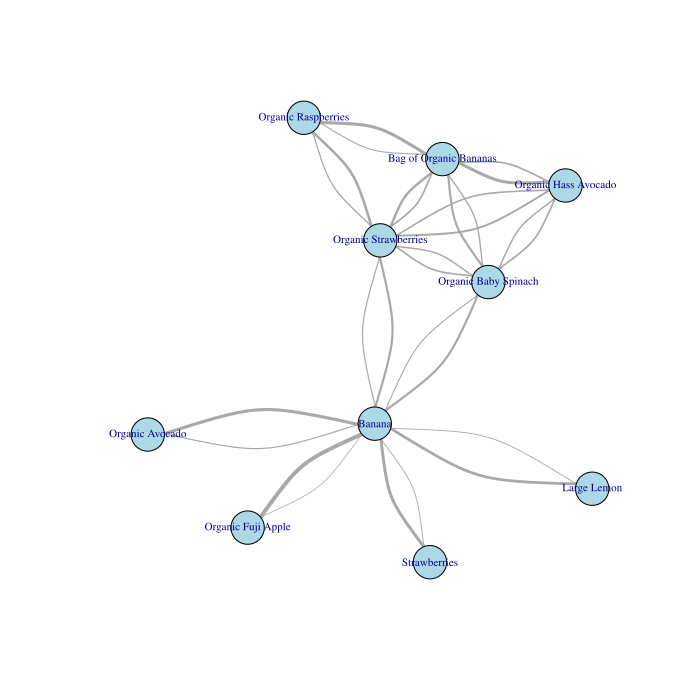

Recreate this plot in R.
library(sparklyr)
library(dplyr)
library(readr)
library(purrr)
library(igraph)
library(visNetwork)

spark_install(version = "3.0.0")
# FPGrowth in Spark -------------------------------------------------------


# Spark properties
conf <- spark_config()
conf$`sparklyr.cores.local` <- 4
conf$`sparklyr.shell.driver-memory` <- "8G"
conf$`spark.memory.fraction` <- 0.9
sc <- spark_connect(master = "local", version = "3.0.0", config = conf)

# this is our data from Instacart
orders <- spark_read_csv(sc, "orders", "./input/order_products__prior.csv")
orders_wide <- orders %>%
    group_by(order_id) %>%
    summarise(items = collect_list(product_id))

# use FP Growth
fpg.fit <- ml_fpgrowth(orders_wide, items_col = "items", min_confidence = .03, min_support = .01)
rules <- ml_association_rules(fpg.fit) %>% collect()

# these are our rules
asso <-
    tibble(
        antecedent = unlist(rules$antecedent),
        consequent = unlist(rules$consequent),
        confidence = rules$confidence
    )

# remember to close connection
spark_disconnect_all()


# iGraph ------------------------------------------------------------------

# get product names
products <- read_csv("./input/products.csv")

# bind to nodes
nodes <- data.frame(id = unique(asso$antecedent, asso$consequent)) %>%
    distinct() %>%
    left_join(products, by = c("id" = "product_id")) %>%
    select(id, label = product_name)

edges <- asso %>% mutate(weight = confidence * 10)

df.g <- graph_from_data_frame(edges, directed = TRUE, vertices = nodes)
plot(
    df.g,
    edge.arrow.size = .1,
    edge.curved = .3,
    edge.width = edges$weight,
    vertex.color = "lightblue",
    vertex.label.color = "darkblue",
    vertex.label.cex = .7,
    edge.label.cex = .7
)


# VisNetwork --------------------------------------------------------------


nodes <- data.frame(id = unique(asso$antecedent, asso$consequent)) %>%
    distinct() %>%
    left_join(products, by = c("id" = "product_id")) %>%
    select(id, label = product_name)

edges <- asso %>%
    mutate(width = confidence * 20,
           smooth = TRUE, arrows = "to",
           label = format(confidence, digits = 2)) %>%
    rename(from = antecedent, to = consequent)

visNetwork(nodes, edges, height = "600px", width = "100%")


# Finding Subgroups -------------------------------------------------------


net.sym <- as.undirected(df.g, mode = "collapse",
                         edge.attr.comb = list(weight = "sum", "ignore"))
ceb <- cluster_edge_betweenness(net.sym)
dendPlot(ceb, mode = "hclust")
plot(ceb, net.sym)
